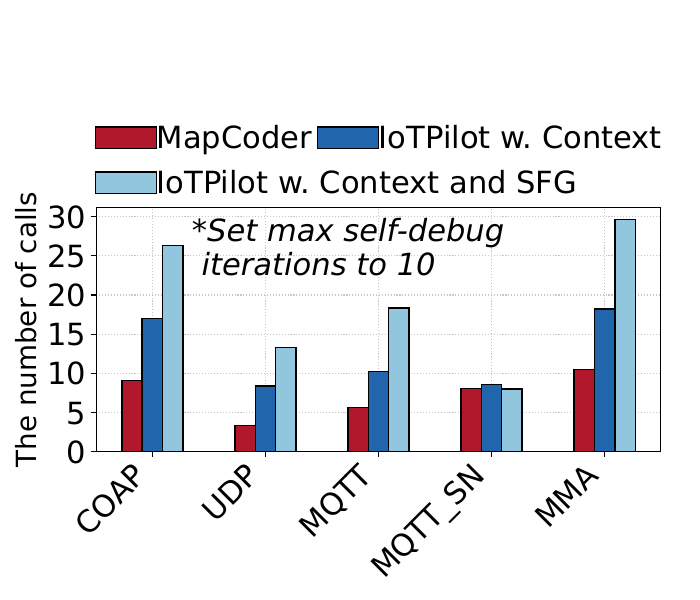

Python code for this plot:
import matplotlib.pyplot as plt
import numpy as np

RIOT_MQTT_Context = [3, 3, 11, 4, 3, 11, 9, 2, 5, 3, 11, 4, 4, 8, 4]
RIOT_MMA_Context = [2, 4, 2, 2, 2, 1, 1, 4, 3, 2, 2, 2, 2, 11, 2]
RIOT_IRQ_Context = [6, 2, 2, 4, 4, 3, 1, 11, 5, 2, 3, 5, 1, 1, 1]
RIOT_UDP_Context = [3, 3, 8, 2, 5, 2, 1, 1, 1, 2, 1, 2, 5, 3, 4]
RIOT_COAP_Context = [3, 11, 11, 3, 8, 2, 2, 3, 2, 3, 5, 11, 5, 11, 11]

RIOT_MQTT_native = [7, 2, 5, 7, 5, 11, 11, 11, 11, 11, 11, 11, 11, 11, 11]
RIOT_MMA_native  = [2, 2, 5, 2, 2, 4, 4, 10, 4, 2, 3, 4, 2, 2, 2]
RIOT_IRQ_native  = [1, 1, 1, 1, 1, 11, 11, 11, 11, 11, 11, 11, 1, 1, 1]
RIOT_UDP_native  = [3, 3, 11, 5, 5, 11, 6, 11, 11, 6, 11, 11, 11, 5, 11]
RIOT_COAP_native = [11, 11, 11, 11, 11, 11, 7, 9, 9, 11, 11, 11, 11, 11, 11]

RIOT_MQTT_execution = [4, 11, 2, 7, 6, 4, 3, 5, 5, 4, 8, 1, 1, 7, 11]
RIOT_MMA_execution = [2, 5, 2, 4, 2, 2, 1, 2, 2, 1, 1, 11, 2, 1, 2]
RIOT_IRQ_execution = [4, 6, 11, 2, 2, 2, 1, 2, 2, 2, 2, 7, 6, 2, 4]
RIOT_UDP_execution = [2, 2, 2, 1, 2, 1, 1, 1, 1, 1, 2, 2, 3, 2, 1]
RIOT_COAP_execution = [2, 2, 11, 8, 11, 10, 6, 3, 4, 6, 1, 11, 4, 6, 4]

Native = [sum(RIOT_MQTT_native)/len(RIOT_MQTT_native), sum(RIOT_MMA_native)/len(RIOT_MMA_native), sum(RIOT_IRQ_native)/len(RIOT_IRQ_native), sum(RIOT_UDP_native)/len(RIOT_UDP_native), sum(RIOT_COAP_native)/len(RIOT_COAP_native)]
Context = [sum(RIOT_MQTT_Context)*3/len(RIOT_MQTT_Context), sum(RIOT_MMA_Context)*3/len(RIOT_MMA_Context), sum(RIOT_IRQ_Context)*3/len(RIOT_IRQ_Context), sum(RIOT_UDP_Context)*3/len(RIOT_UDP_Context), sum(RIOT_COAP_Context)*3/len(RIOT_COAP_Context)]
Execution = [sum(RIOT_MQTT_execution)*5/len(RIOT_MQTT_execution), sum(RIOT_MMA_execution)*5/len(RIOT_MMA_execution), sum(RIOT_IRQ_execution)*5/len(RIOT_IRQ_execution), sum(RIOT_UDP_execution)*5/len(RIOT_UDP_execution), sum(RIOT_COAP_execution)*5/len(RIOT_COAP_execution)]

datasets = [
"COAP",
"UDP",
"MQTT",
"MQTT_SN",
"MMA"
]
color = ["#B2182B", "#2166AC", "#92C5DE", "#F4A582"]
xticks = np.arange(len(datasets))
width = 0.18

plt.rcParams['pdf.fonttype'] = 42 
fig, ax = plt.subplots(figsize=(7, 6), dpi=1000)
ax.grid(axis="both", linestyle='dotted', zorder=0)

ax.bar(xticks - 1* width, Native, width=width, label="MapCoder", color=color[0], alpha=1, zorder=15, linewidth=1, edgecolor='black')
ax.bar(xticks + 1* width, Execution, width=width, label="IoTPilot w. Context and SFG", color=color[2], alpha=1, zorder=15, linewidth=1, edgecolor='black')
ax.bar(xticks + 0 * width, Context, width=width, label="IoTPilot w. Context", color=color[1], alpha=1, zorder=15, linewidth=1, edgecolor='black')
plt.text(0.35, max(Native) + 12, '*Set max self-debug \n iterations to 10', fontsize=22, style='italic')

plt.ylabel('The number of calls', fontsize=20)

plt.xticks(fontsize=22)
plt.yticks(fontsize=22)
plt.legend(loc='upper center', ncol=2, fontsize=22, bbox_to_anchor=(0.5, 1.45), frameon=False, handletextpad=0.01, columnspacing=-8.5)
ax.set_xticks(xticks, datasets, rotation=45, fontsize=22, ha='right')

plt.grid(True, alpha=0.7)

plt.tight_layout() 
plt.savefig('overhead_call.pdf')
